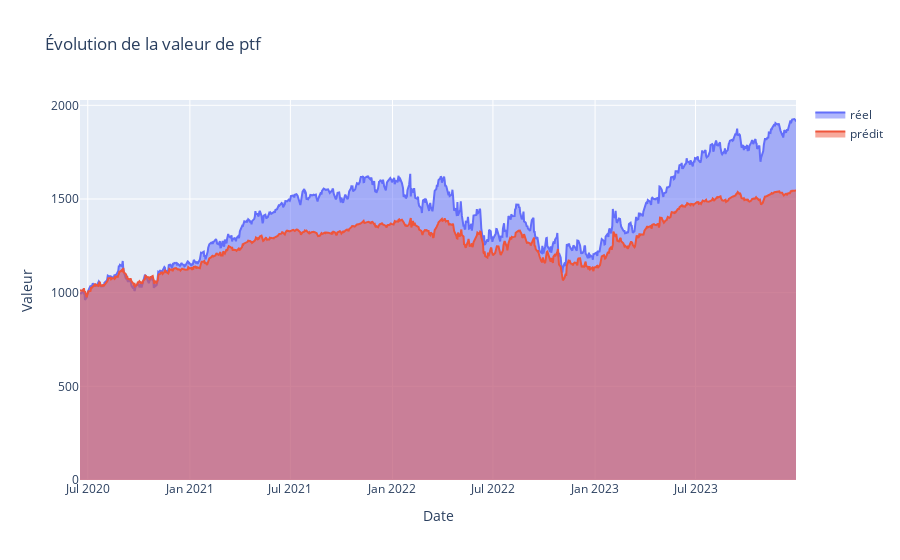

Here is the notebook cell this chart was saved with:
### Code cell
fig = go.Figure()

# Ajout de la série financière
fig.add_trace(go.Scatter(x = ptf_avg.Date, 
                         y = ptf_avg['Real_Portfolio_Value'],
                         mode = 'lines',
                         name ='réel', 
                         fill = "tozeroy"))

fig.add_trace(go.Scatter(x = ptf_avg.Date, 
                         y = ptf_avg['Predicted_Portfolio_Value'],
                         mode = 'lines',
                         name ='prédit', 
                         fill = "tozeroy"))

# Mise à jour des titres
fig.update_layout(title="Évolution de la valeur de ptf",
                  xaxis_title='Date',
                  yaxis_title='Valeur')

# Affichage du graphique
fig.show()

### Figure 1 — Plotly figure (JSON) as saved in the notebook; plotly's stock layout.template omitted (floating-point values rounded to 4 significant figures; data arrays with more than 128 entries replaced by an {"elided": "..."} marker saying what was removed)
{"data": [{"fill": "tozeroy", "mode": "lines", "name": "réel", "x": {"elided": "891 str values"}, "y": {"elided": "891 float values"}, "type": "scatter"}, {"fill": "tozeroy", "mode": "lines", "name": "prédit", "x": {"elided": "891 str values"}, "y": {"elided": "891 float values"}, "type": "scatter"}], "layout": {"title": {"text": "Évolution de la valeur de ptf"}, "xaxis": {"title": {"text": "Date"}}, "yaxis": {"title": {"text": "Valeur"}}}}
